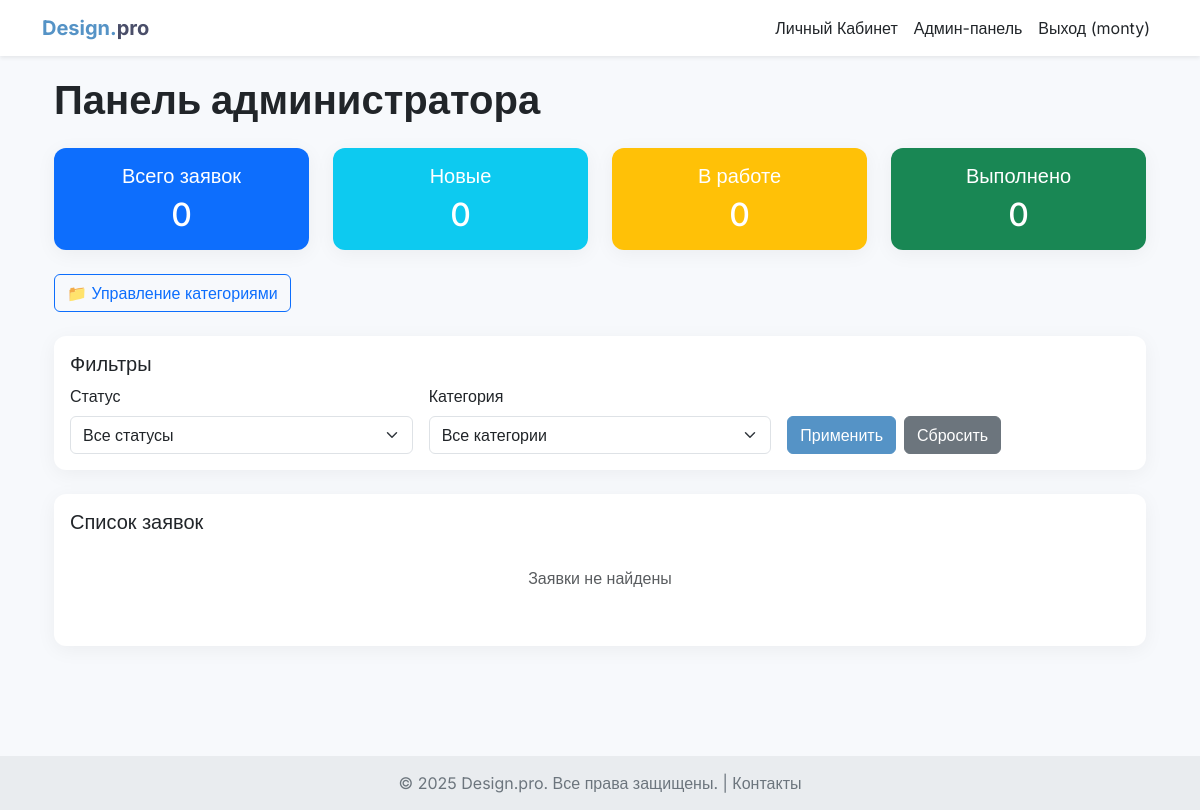
Before: /admin-dashboard/ (signed in) with the older database file.
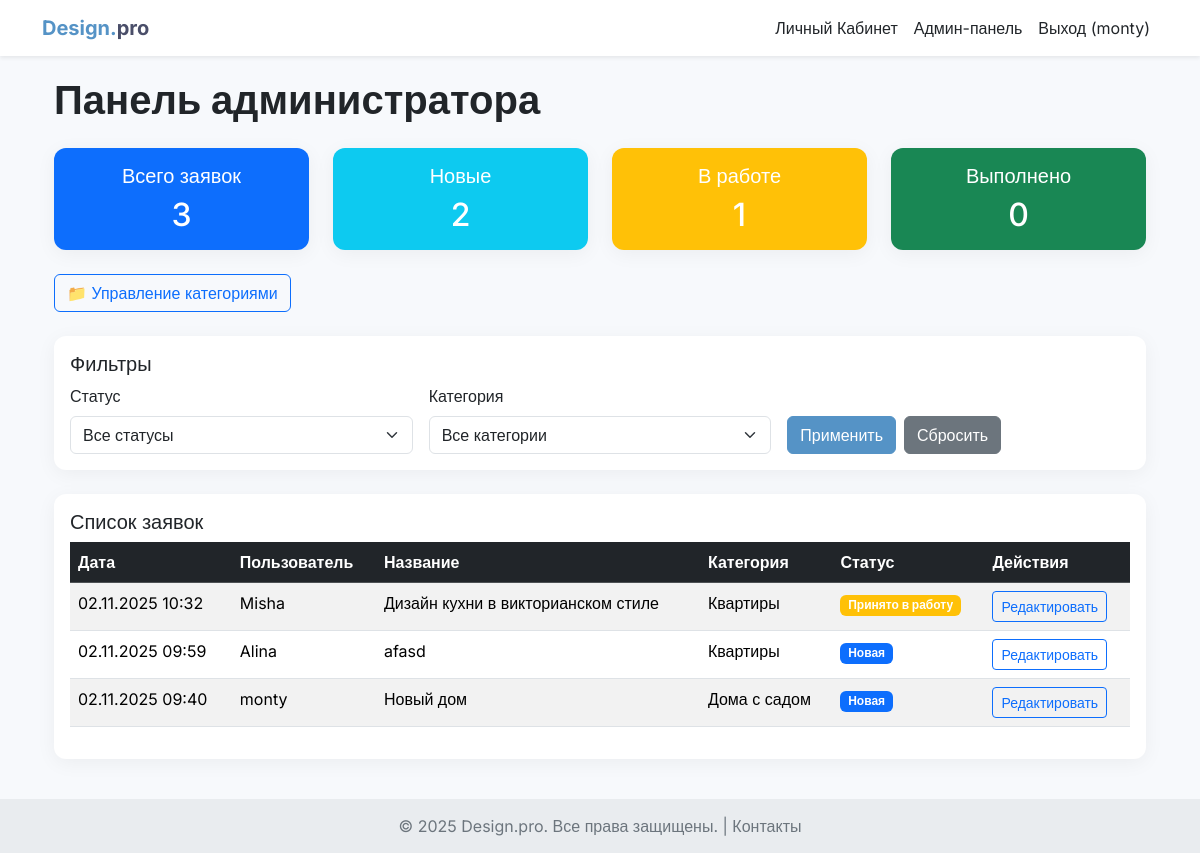
After: the same page with the newer database file.
### design_app/models.py (models this page shows, shortened)
class RoomPlan(models.Model):
    STATUS_CHOICES = [
        ('NEW', 'Новая'),
        ('IN_PROGRESS', 'Принято в работу'),
        ('COMPLETED', 'Выполнено'),
    ]
    user = models.ForeignKey(User, on_delete=models.CASCADE, related_name='room_plans', verbose_name="Пользователь")
    title = models.CharField(max_length=255, verbose_name="Название заявки")
    description = models.TextField(verbose_name="Описание помещения")
    category = models.ForeignKey(Category, on_delete=models.CASCADE, verbose_name="Категория")
    upload_date = models.DateTimeField(auto_now_add=True, verbose_name="Дата загрузки")
    plan_file = models.ImageField(
        upload_to='room_plans/',
        blank=True,
        null=True,
        verbose_name="Фото помещения или план",
        help_text="Форматы: JPG, JPEG, PNG, BMP. Максимальный размер: 2MB"
    )
    status = models.CharField(
        max_length=20,
        choices=STATUS_CHOICES,
        default='NEW',
        verbose_name="Статус заявки"
    )
    design_image = models.ImageField(
        upload_to='designs/',
        blank=True,
        null=True,
        verbose_name="Дизайн-проект"
    )
    admin_comment = models.TextField(blank=True, verbose_name="Комментарий администратора")
    assigned_to = models.ForeignKey(
        User,
        on_delete=models.SET_NULL,
        null=True,
        blank=True,
        related_name='assigned_applications',
        verbose_name="Назначена"
    )
    class Meta:
        verbose_name = "Заявка"
        verbose_name_plural = "Заявки"
        ordering = ['-upload_date']

class Category(models.Model):
    name = models.CharField(max_length=100, verbose_name="Название категории")
    description = models.TextField(blank=True, verbose_name="Описание")
    class Meta:
        verbose_name = "Категория"
        verbose_name_plural = "Категории"

### design_app/views.py (the view)
# urls.py: path('admin-dashboard/', views.admin_dashboard, name='admin_dashboard'),
@user_passes_test(is_staff_user, login_url='/login/')
def admin_dashboard(request):
    applications = RoomPlan.objects.all().select_related('user', 'category').order_by('-upload_date')
    status_filter = request.GET.get('status')
    category_filter = request.GET.get('category')
    if status_filter:
        applications = applications.filter(status=status_filter)
    if category_filter:
        applications = applications.filter(category_id=category_filter)
    categories = Category.objects.all()
    stats = {
        'total': RoomPlan.objects.count(),
        'new': RoomPlan.objects.filter(status='NEW').count(),
        'in_progress': RoomPlan.objects.filter(status='IN_PROGRESS').count(),
        'completed': RoomPlan.objects.filter(status='COMPLETED').count(),
    }
    try:
        user_profile = request.user.userprofile
        user_role = user_profile.get_user_type_display()
    except UserProfile.DoesNotExist:
        user_role = "Администратор" if request.user.is_staff else "Пользователь"
    context = {
        'title': 'Панель управления',
        'applications': applications,
        'categories': categories,
        'stats': stats,
        'user_role': user_role,
        'status_filter': status_filter,
        'category_filter': category_filter,
    }
    return render(request, 'design_app/admin_dashboard.html', context)

### design_app/views.py (called while the page is built)
def is_staff_user(user):
    if not user.is_authenticated:
        return False
    try:
        profile = user.userprofile
        return profile.is_admin() or profile.is_designer() or profile.is_manager()
    except UserProfile.DoesNotExist:
        return user.is_staff

### design_app/templates/design_app/admin_dashboard.html (shortened to what this page needs)
{% extends 'design_app/base.html' %}
{% block content %}
<div class="container-fluid">
    <div class="row">
        <div class="col-12">
            <h1 class="fw-bold mb-4">Панель администратора</h1>
            <div class="row mb-4">
                <div class="col-md-3">
                    <div class="card bg-primary text-white">
                        <div class="card-body text-center">
                            <h5 class="card-title">Всего заявок</h5>
                            <h2 class="mb-0">{{ stats.total }}</h2>
                        </div>
                    </div>
                </div>
                <div class="col-md-3">
                    <div class="card bg-info text-white">
                        <div class="card-body text-center">
                            <h5 class="card-title">Новые</h5>
                            <h2 class="mb-0">{{ stats.new }}</h2>
                        </div>
                    </div>
                </div>
                <div class="col-md-3">
                    <div class="card bg-warning text-white">
                        <div class="card-body text-center">
                            <h5 class="card-title">В работе</h5>
                            <h2 class="mb-0">{{ stats.in_progress }}</h2>
                        </div>
                    </div>
                </div>
                <div class="col-md-3">
                    <div class="card bg-success text-white">
                        <div class="card-body text-center">
                            <h5 class="card-title">Выполнено</h5>
                            <h2 class="mb-0">{{ stats.completed }}</h2>
                        </div>
                    </div>
                </div>
            </div>
            <div class="mb-4">
                <a href="{% url 'manage_categories' %}" class="btn btn-outline-primary">
                    📁 Управление категориями
                </a>
            </div>
            <div class="card mb-4">
                <div class="card-body">
                    <h5 class="card-title">Фильтры</h5>
                    <form method="get" class="row g-3">
                        <div class="col-md-4">
                            <label class="form-label">Статус</label>
                            <select name="status" class="form-select">
                                <option value="">Все статусы</option>
                            </select>
                        </div>
                        <div class="col-md-4">
                            <label class="form-label">Категория</label>
                            <select name="category" class="form-select">
                                <option value="">Все категории</option>
                            </select>
                        </div>
                        <div class="col-md-4 d-flex align-items-end">
                            <button type="submit" class="btn btn-primary me-2">Применить</button>
                            <a href="{% url 'admin_dashboard' %}" class="btn btn-secondary">Сбросить</a>
                        </div>
                    </form>
                </div>
            </div>
            <div class="card">
                <div class="card-body">
                    <h5 class="card-title">Список заявок</h5>
                    {% if applications %}
                    <div class="table-responsive">
                        <table class="table table-striped table-hover">
                            <thead class="table-dark">
                                <tr>
                                    <th>Дата</th>
                                    <th>Пользователь</th>
                                    <th>Название</th>
                                    <th>Категория</th>
                                    <th>Статус</th>
                                    <th>Действия</th>
                                </tr>
                            </thead>
                            <tbody>
                                {% for app in applications %}
                                <tr>
                                    <td>{{ app.upload_date|date:"d.m.Y H:i" }}</td>
                                    <td>{{ app.user.username }}</td>
                                    <td>{{ app.title }}</td>
                                    <td>{{ app.category.name }}</td>
                                    <td>
                                        <span class="badge
                                            {% if app.status == 'NEW' %}bg-primary
                                            {% elif app.status == 'IN_PROGRESS' %}bg-warning
                                            {% else %}bg-success{% endif %}">
                                            {{ app.get_status_display }}
                                        </span>
                                    </td>
                                    <td>
                                        <a href="{% url 'edit_application' app.id %}" class="btn btn-sm btn-outline-primary">
                                            Редактировать
                                        </a>
                                    </td>
                                </tr>
                                {% endfor %}
                            </tbody>
                        </table>
                    </div>
                    {% else %}
                    <div class="text-center py-4">
                        <p class="text-muted">Заявки не найдены</p>
                    </div>
                    {% endif %}
                </div>
            </div>
        </div>
    </div>
</div>
{% endblock %}

### design_app/templates/design_app/base.html (shortened to what this page needs)
{% load static %}
<!DOCTYPE html>
<html lang="ru">
<head>
    <link href="https://cdn.jsdelivr.net/npm/bootstrap@5.3.3/dist/css/bootstrap.min.css" rel="stylesheet">
</head>
<body>
    <nav class="navbar navbar-expand-lg navbar-light bg-white shadow-sm sticky-top">
        <div class="container">
            <a class="navbar-brand" href="{% url 'index' %}">
                <span style="color: #5593c6;">Design.</span>pro
            </a>
            <div class="collapse navbar-collapse" id="navbarNav">
                <ul class="navbar-nav ms-auto">
                    {% if user.is_authenticated %}
                        <li class="nav-item">
                            <a class="nav-link text-dark" href="{% url 'profile' %}">Личный Кабинет</a>
                        </li>
                        {% if user.is_staff %}
                        <li class="nav-item">
                            <a class="nav-link text-dark" href="{% url 'admin_dashboard' %}">Админ-панель</a>
                        </li>
                        {% endif %}
                        <li class="nav-item">
                            <a class="nav-link text-dark" href="{% url 'logout' %}">Выход ({{ user.username }})</a>
                        </li>
                    {% endif %}
                </ul>
            </div>
        </div>
    </nav>
    <main class="page-content container">
        {% block content %}
        {% endblock %}
    </main>
    <footer>
        <div class="container">
            &copy; 2025 Design.pro. Все права защищены. | <a href="#" class="text-secondary text-decoration-none">Контакты</a>
        </div>
    </footer>
</body>
</html>

### design_app/templates/design_app/base.html (style rules this page uses)
body { font-family: 'Inter', sans-serif; background-color: #f7f9fc; }
.navbar-brand { font-weight: 700; color: #4a4e69 !important; }
.btn-primary { background-color: #5593c6; border-color: #5593c6; transition: all 0.3s ease; }
.card { border: none; border-radius: 12px; box-shadow: 0 4px 20px rgba(0, 0, 0, 0.05); }
.page-content { padding-top: 20px; padding-bottom: 40px; min-height: calc(100vh - 100px); }
footer { background-color: #e9ecef; color: #6c757d; padding: 15px 0; text-align: center; }

Changed rows visible on the page:
added RoomPlan: upload_date "02.11.2025 10:32", user.username "Misha", title "Дизайн кухни в викторианском стиле", category.name "Квартиры", status "Принято в работу"
added RoomPlan: upload_date "02.11.2025 09:59", user.username "Alina", title "afasd", category.name "Квартиры", status "Новая"
added RoomPlan: upload_date "02.11.2025 09:40", user.username "monty", title "Новый дом", category.name "Дома с садом", status "Новая"
Other visible differences:
{{ stats.total }}: "0" → "3"
{{ stats.new }}: "0" → "2"
{{ stats.in_progress }}: "0" → "1"
text no longer shown: "Заявки не найдены"
text now shown: "Дата Пользователь Название Категория Статус Действия"
